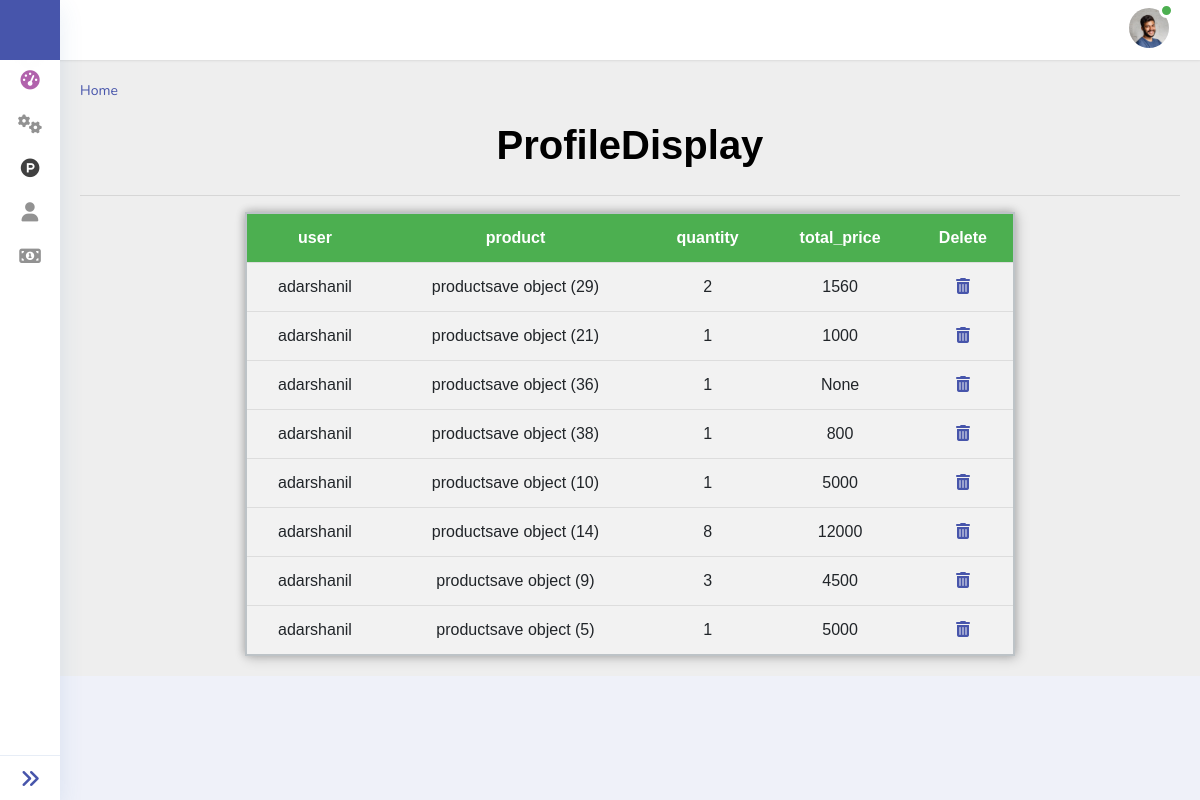
The page /myapp/cartdispaly/ on the database its author committed.
### website/models.py (models this page shows)
class cart(models.Model):
    user = models.ForeignKey(User, on_delete=models.CASCADE)
    product = models.ForeignKey(productsave, on_delete=models.CASCADE)
    quantity = models.PositiveIntegerField(default=1)
    total_price=models.IntegerField(null=True)

### myapp/models.py (models this page shows)
class productsave(models.Model):
    procategoryname=models.CharField(max_length=60,null=True,blank=True)
    productname=models.CharField(max_length=60,null=True,blank=True)
    proquantity=models.IntegerField(null=True,blank=True)
    proprice=models.IntegerField(null=True,blank=True)
    productimage=models.ImageField(upload_to="productimage")
    prodescription = models.CharField(max_length=100,null=True,blank=True)
    popularity_score = models.IntegerField(default=0)
    is_trending = models.BooleanField(default=False)
    created_date = models.DateField(auto_now_add=True)  # Add this field for the creation date

### myapp/views.py (the view)
# urls.py: path('cartdispaly/', views.cartdispaly, name="cartdispaly"),
def cartdispaly(request):
    pro=cart.objects.all()
    return render(request,"cartdis.html",{"keye":pro})

### myapp/templates/cartdis.html (shortened to what this page needs)
<!DOCTYPE html>
{% extends 'index.html' %}
{% block content %}
{% load static %}
<html lang="en">
<head>
    <link rel="stylesheet" type="text/css" href="{% static 'myapp/css/catdisplay.css' %}">
</head>
<body>
        <h1>ProfileDisplay</h1>
        <hr>
        <table>
            <thead>
                <tr  class="header1">
                    <th>user</th>
                    <th>product</th>
                    <th>quantity</th>
                  <th>total_price</th>
                  <th>Delete</th>
                </tr>
            </thead>
            <tbody>
            {% for i in keye %}
                <tr>
                    <td>{{i.user}}</td>
                    <td>{{i.product}}</td>
                  <td>{{i.quantity}}</td>
                  <td>{{i.total_price}}</td>
                  <td><a href="{%  url 'cartdelete' dataid=i.id %}"><i class="fa fa-trash" aria-hidden="true"></i></a></td>
                </tr>
            {% endfor %}
            </tbody>
        </table>
</body>
</html>
{% endblock %}

### static/myapp/css/catdisplay.css (style rules this page uses)
body { padding: 0; margin: 0; font-family: Verdana, Geneva, Tahoma, sans-serif; }
h1 { text-align: center; font-weight: 600; color: black; padding: 10px 0px; }
th, td { padding: 12px; text-align: center; border-bottom: 1px solid #ddd; overflow-wrap: break-word; word-wrap: break-word; }

### rows shown on the page
cart: user "adarshanil", product "productsave object (29)", quantity "2", total_price "1560"
cart: user "adarshanil", product "productsave object (21)", quantity "1", total_price "1000"
cart: user "adarshanil", product "productsave object (36)", quantity "1", total_price "None"
cart: user "adarshanil", product "productsave object (38)", quantity "1", total_price "800"
cart: user "adarshanil", product "productsave object (10)", quantity "1", total_price "5000"
cart: user "adarshanil", product "productsave object (14)", quantity "8", total_price "12000"
cart: user "adarshanil", product "productsave object (9)", quantity "3", total_price "4500"
cart: user "adarshanil", product "productsave object (5)", quantity "1", total_price "5000"
